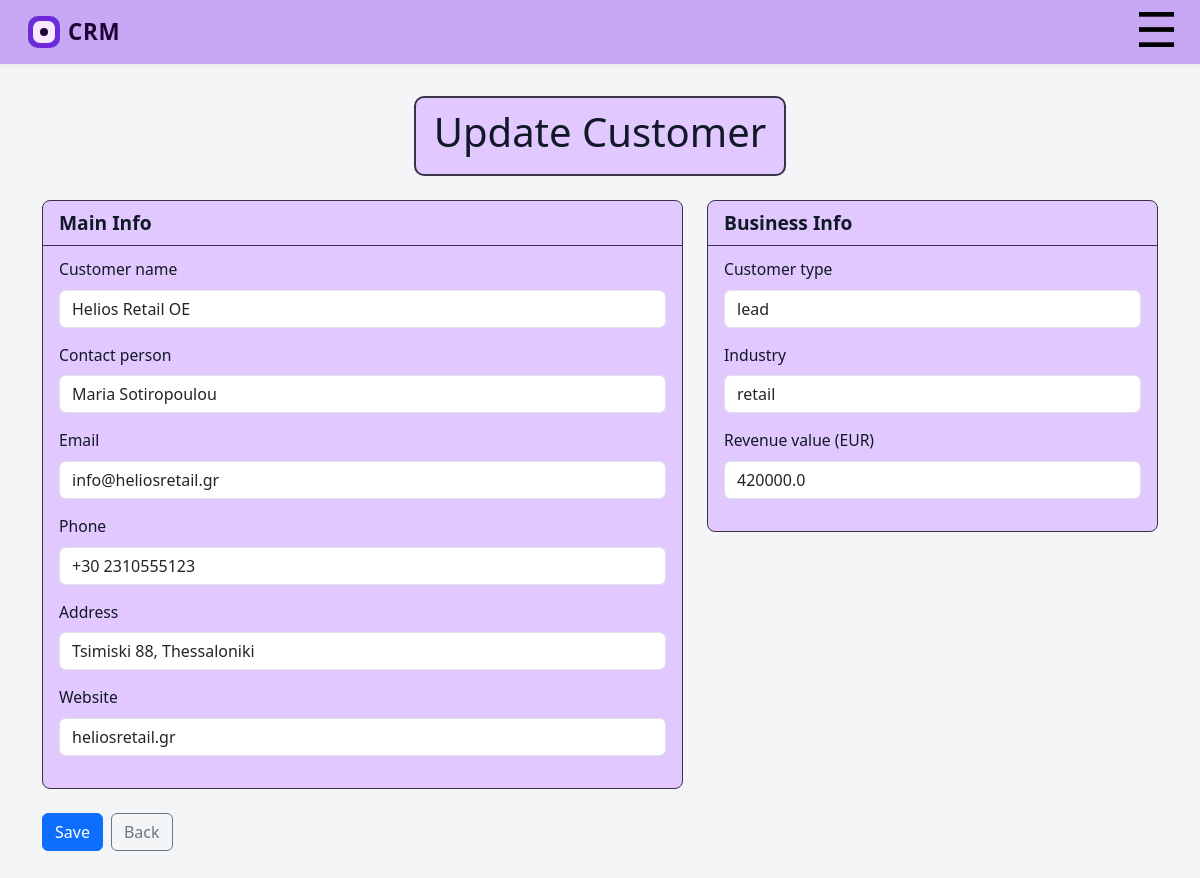
The app's page /employee/customer/4/edit (signed in), older data.
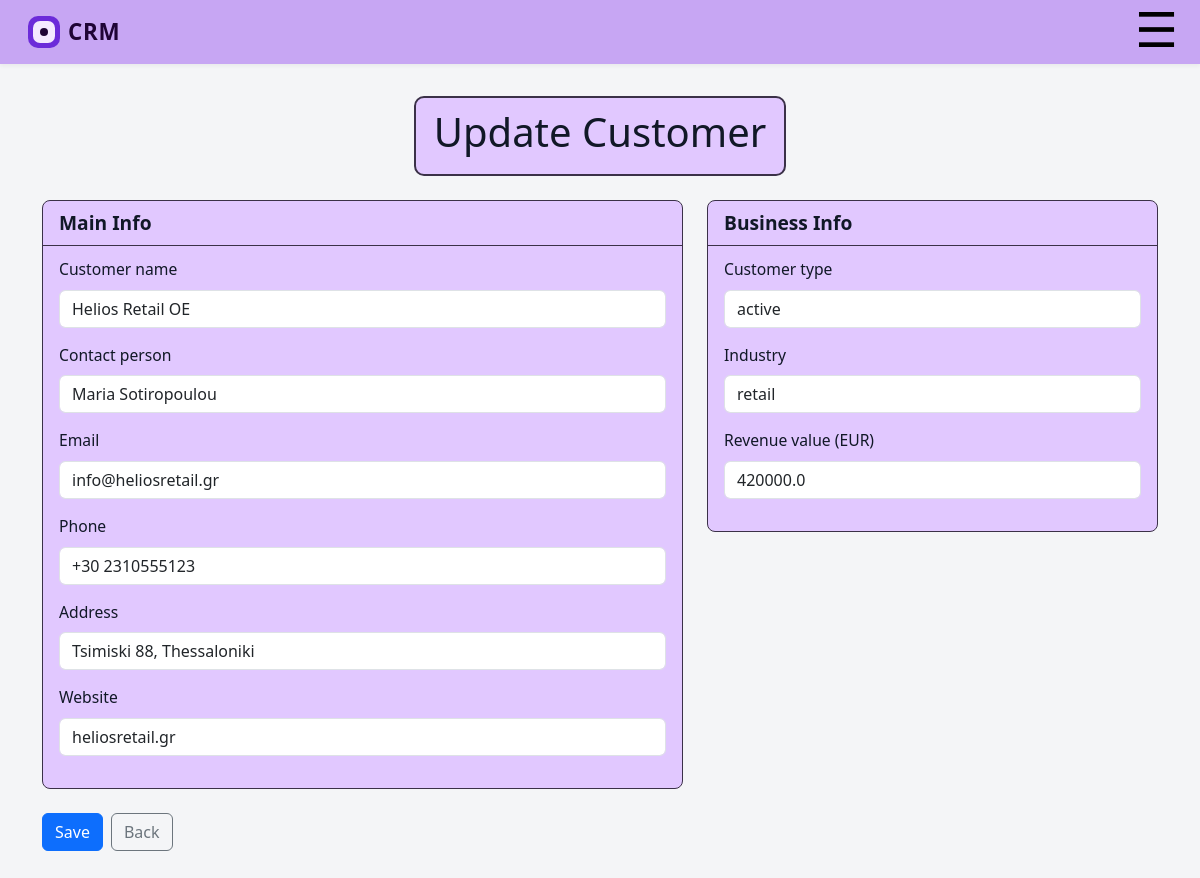
The same page, newer data.
### tables this page shows
CREATE TABLE "customers" (
    id INTEGER PRIMARY KEY AUTOINCREMENT,
    customer_name TEXT NOT NULL,
    contact_person TEXT,
    email TEXT,
    phone TEXT,
    address TEXT,
    website TEXT,
    type TEXT,
    industry TEXT,
    rev_value_euro FLOAT,
    date_added DATE,
    created_by_user_id INTEGER NOT NULL,
        FOREIGN KEY (created_by_user_id)
        REFERENCES users(id)
);

### app.py (the view, shortened to what this page needs)
@app.route("/employee/customer/<int:customer_id>/edit", methods=["GET", "POST"])
@roles_permitted(['employee'])
def employee_customer_edit(customer_id: int):
    uid = session.get("uid")
    if uid is None:
        abort(401)
    conn = get_db_connection()
    cur = conn.cursor()
    cur.execute("""
        SELECT
            id,
            customer_name,
            contact_person,
            email,
            phone,
            address,
            website,
            type,
            industry,
            rev_value_euro,
            type
        FROM customers
        WHERE id = ?
          AND created_by_user_id = ?
    """, (customer_id, uid))
    customer_row = cur.fetchone()
    if customer_row is None:
        conn.close()
        abort(404)
    customer = dict(customer_row)
    conn.close()
    return render_template("employee_customer_edit.html", customer=customer)

### app.py (called while the page is built)
def get_db_connection():
    conn = sqlite3.connect("task_manager.db")
    conn.row_factory = sqlite3.Row
    conn.execute("PRAGMA foreign_keys = ON;")
    return conn

def roles_permitted(roles):
    def decorator(f):
        @wraps(f)
        def wrapper(*args, **kwargs):
            if 'uid' in session and session['role'] in roles:
                return f(*args, **kwargs)
            else:
                flash(f'Login again')
                return redirect('/login')
        return wrapper
    return decorator

### templates/employee_customer_edit.html (shortened to what this page needs)
{% extends "base_admin.html" %}
{% block content %}
<div class="d-flex justify-content-center mb-4">
  <div class="activity-header-box">
    <h1 class="admin-dashboard-title">Update Customer</h1>
  </div>
</div>
<div class="container-xl">
  <form method="post" class="row g-4">
    <div class="col-12 col-lg-7">
      <div class="activity-card">
        <div class="activity-card-header">Main Info</div>
        <div class="activity-card-body">
          <div class="mb-3">
            <label class="form-label">Customer name</label>
            <input type="text" class="form-control" name="customer_name"
                   value="{{ customer.customer_name or '' }}" required>
          </div>
          <div class="mb-3">
            <label class="form-label">Contact person</label>
            <input type="text" class="form-control" name="contact_person"
                   value="{{ customer.contact_person or '' }}">
          </div>
          <div class="mb-3">
            <label class="form-label">Email</label>
            <input type="email" class="form-control" name="email"
                   value="{{ customer.email or '' }}">
          </div>
          <div class="mb-3">
            <label class="form-label">Phone</label>
            <input type="text" class="form-control" name="phone"
                   value="{{ customer.phone or '' }}">
          </div>
          <div class="mb-3">
            <label class="form-label">Address</label>
            <input type="text" class="form-control" name="address"
                   value="{{ customer.address or '' }}">
          </div>
          <div class="mb-3">
            <label class="form-label">Website</label>
            <input type="text" class="form-control" name="website"
                   value="{{ customer.website or '' }}">
          </div>
        </div>
      </div>
    </div>
    <div class="col-12 col-lg-5">
      <div class="activity-card">
        <div class="activity-card-header">Business Info</div>
        <div class="activity-card-body">
          <div class="mb-3">
            <label class="form-label">Customer type</label>
            <input type="text" class="form-control" name="type"
                   value="{{ customer.type or '' }}">
          </div>
          <div class="mb-3">
            <label class="form-label">Industry</label>
            <input type="text" class="form-control" name="industry"
                   value="{{ customer.industry or '' }}">
          </div>
          <div class="mb-3">
            <label class="form-label">Revenue value (EUR)</label>
            <input type="text" class="form-control" name="rev_value_euro"
                   value="{{ customer.rev_value_euro if customer.rev_value_euro is not none else '' }}">
          </div>
        </div>
      </div>
    </div>
    <div class="col-12">
      <div class="d-flex gap-2">
        <button type="submit" class="btn btn-primary">Save</button>
        <a class="btn btn-outline-secondary"
           href="{{ url_for('employee_customer_detail', customer_id=customer.id) }}">
          Back
        </a>
      </div>
    </div>
  </form>
</div>
{% endblock %}

Row changes from the older to the newer data that the page shows:
changed customers "Helios Retail OE": type "lead" → "active"
